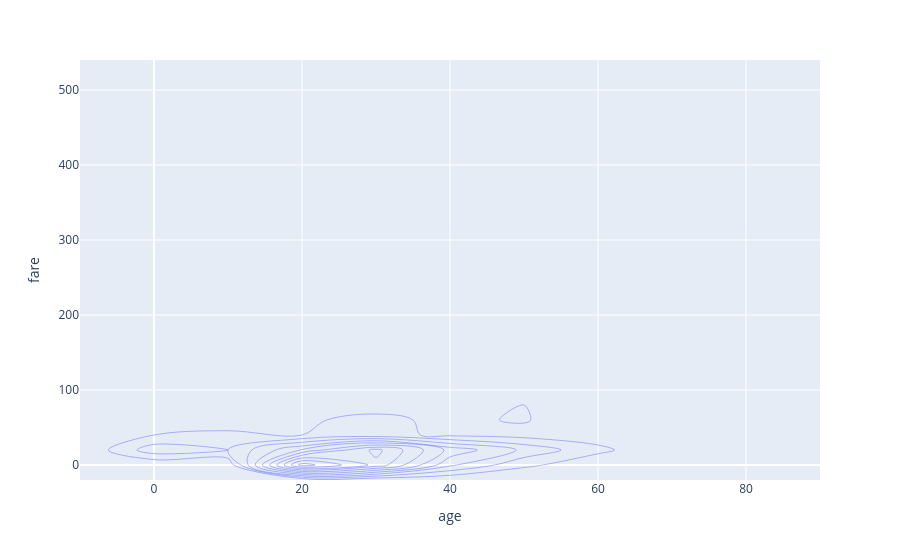

This figure's notebook cell:
### Markdown cell above
### **II.Statistical & Scientific**

- Histograms (1D/2D)
- Box plots
- Violin plots
- Strip/Swarm plots
- Error bars
- Contour plots (2D/3D)
- Heatmaps
- Parallel coordinates plots
- Density plots

### Code cell
# Create a density plot using plotly library
fig = px.density_contour(titanic, x='age', y='fare')
fig.show()

### Figure 1 — Plotly figure (JSON) as saved in the notebook; plotly's stock layout.template omitted (floating-point values rounded to 4 significant figures; data arrays with more than 128 entries replaced by an {"elided": "..."} marker saying what was removed)
{"data": [{"contours": {"coloring": "none"}, "hovertemplate": "age=%{x}<br>fare=%{y}<br>count=%{z}<extra></extra>", "legendgroup": "", "line": {"color": "#636efa"}, "name": "", "showlegend": false, "type": "histogram2dcontour", "x": {"elided": "891 float values"}, "xaxis": "x", "xbingroup": "x", "y": {"elided": "891 float values"}, "yaxis": "y", "ybingroup": "y"}], "layout": {"legend": {"tracegroupgap": 0}, "margin": {"t": 60}, "xaxis": {"anchor": "y", "domain": [0, 1], "title": {"text": "age"}}, "yaxis": {"anchor": "x", "domain": [0, 1], "title": {"text": "fare"}}}}
